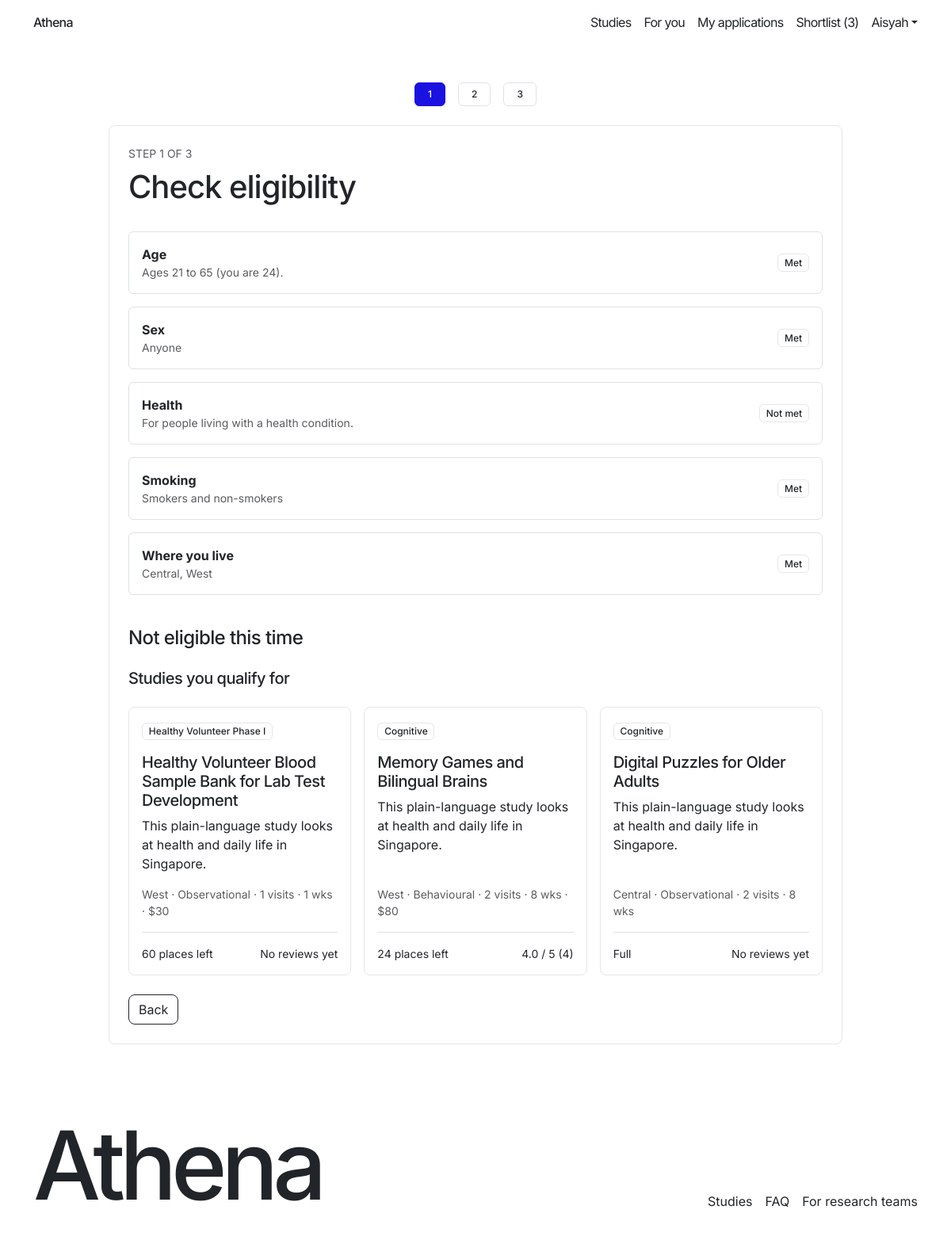
The app's page /studies/walking-routes-and-everyday-heart-health/apply/step-1/ (signed in) with its own data.
### core/models.py (models this page shows, shortened)
class TimeStampedModel(models.Model):
    created_at = models.DateTimeField(auto_now_add=True)
    updated_at = models.DateTimeField(auto_now=True)
    class Meta:
        abstract = True

class Study(TimeStampedModel):
    class StudyType(models.TextChoices):
        INTERVENTIONAL = 'interventional', 'Interventional'
        OBSERVATIONAL = 'observational', 'Observational'
        BEHAVIOURAL = 'behavioural', 'Behavioural'
    class Phase(models.TextChoices):
        NOT_APPLICABLE = 'not_applicable', 'Not applicable'
        PHASE_1 = 'phase_1', 'Phase I'
        PHASE_2 = 'phase_2', 'Phase II'
        PHASE_3 = 'phase_3', 'Phase III'
        PHASE_4 = 'phase_4', 'Phase IV'
    class SexEligibility(models.TextChoices):
        ALL = 'all', 'Anyone'
        FEMALE = 'female', 'Women only'
        MALE = 'male', 'Men only'
    class SmokerRule(models.TextChoices):
        ANY = 'any', 'Smokers and non-smokers'
        NON_SMOKERS = 'non_smokers', 'Non-smokers only'
        SMOKERS = 'smokers', 'Smokers only'
    class VisitTimes(models.TextChoices):
        WEEKDAY_DAYTIME = 'weekday_daytime', 'Weekday daytime'
        WEEKDAY_EVENINGS = 'weekday_evenings', 'Weekday evenings'
        WEEKENDS = 'weekends', 'Weekends'
        FLEXIBLE = 'flexible', 'Flexible'
    class Status(models.TextChoices):
        DRAFT = 'draft', 'Draft'
        PENDING_REVIEW = 'pending_review', 'Pending review'
        CHANGES_REQUESTED = 'changes_requested', 'Changes requested'
        PUBLISHED = 'published', 'Published'
        PAUSED = 'paused', 'Paused'
        FULL = 'full', 'Full'
        CLOSED = 'closed', 'Closed'
    organisation = models.ForeignKey(
        Organisation, on_delete=models.RESTRICT, related_name='studies'
    )
    category = models.ForeignKey(
        StudyCategory, on_delete=models.RESTRICT, related_name='studies'
    )
    title = models.CharField(max_length=200)
    slug = models.SlugField(max_length=220, unique=True, blank=True)
    description = models.TextField()
    visit_plan = models.TextField(blank=True)
    study_type = models.CharField(max_length=20, choices=StudyType.choices)
    phase = models.CharField(
        max_length=20, choices=Phase.choices, default=Phase.NOT_APPLICABLE
    )
    accepts_healthy_volunteers = models.BooleanField()
    sex_eligibility = models.CharField(
        max_length=10, choices=SexEligibility.choices, default=SexEligibility.ALL
    )
    min_age = models.PositiveIntegerField(
        validators=[MinValueValidator(21), MaxValueValidator(100)]
    )
    max_age = models.PositiveIntegerField(
        validators=[MinValueValidator(21), MaxValueValidator(100)]
    )
    min_bmi = models.DecimalField(
        max_digits=4, decimal_places=1, null=True, blank=True
    )
    max_bmi = models.DecimalField(
        max_digits=4, decimal_places=1, null=True, blank=True
    )
    smoker_rule = models.CharField(
        max_length=15, choices=SmokerRule.choices, default=SmokerRule.ANY
    )
    required_conditions = models.ManyToManyField(
        Condition, blank=True, related_name='required_by_studies'
    )
    excluded_conditions = models.ManyToManyField(
        Condition, blank=True, related_name='excluded_by_studies'
    )
    regions = models.ManyToManyField(Region, blank=True, related_name='studies')
    sites = models.ManyToManyField(Site, blank=True, related_name='studies')
    target_enrolment = models.PositiveIntegerField()
    total_visits = models.PositiveIntegerField()
    duration_weeks = models.PositiveIntegerField(
        validators=[MinValueValidator(1)]
    )
    visit_times = models.CharField(max_length=20, choices=VisitTimes.choices)
    compensation_amount = models.DecimalField(max_digits=8, decimal_places=2)
    show_compensation = models.BooleanField()
    start_date = models.DateField()
    recruitment_deadline = models.DateField()
    irb_name = models.CharField(max_length=60, blank=True)
    irb_reference = models.CharField(max_length=60, blank=True)
    irb_expiry = models.DateField(null=True, blank=True)
    irb_approved_text = models.BooleanField(default=False)
    status = models.CharField(
        max_length=20, choices=Status.choices, default=Status.DRAFT
    )
    auto_shortlist_high = models.BooleanField(default=False)
    moderation_comments = models.TextField(blank=True)
    paused_reason = models.TextField(blank=True)
    submitted_at = models.DateTimeField(null=True, blank=True)
    published_at = models.DateTimeField(null=True, blank=True)
    created_by = models.ForeignKey(
        User,
        on_delete=models.SET_NULL,
        null=True,
        blank=True,
        related_name='created_studies',
    )
    last_edited_by = models.ForeignKey(
        User,
        on_delete=models.SET_NULL,
        null=True,
        blank=True,
        related_name='edited_studies',
    )
    reviewed_by = models.ForeignKey(
        User,
        on_delete=models.SET_NULL,
        null=True,
        blank=True,
        related_name='reviewed_studies',
    )
    class Meta:
        constraints = [
            models.CheckConstraint(
                condition=Q(min_age__lte=models.F('max_age')),
                name='study_age_order',
            ),
            models.CheckConstraint(
                condition=Q(min_bmi__isnull=True)
                | Q(max_bmi__isnull=True)
                | Q(min_bmi__lte=models.F('max_bmi')),
                name='study_bmi_order',
            ),
            models.CheckConstraint(
                condition=Q(target_enrolment__gte=1),
                name='study_target_min_1',
            ),
            models.CheckConstraint(
                condition=Q(total_visits__gte=1),
                name='study_visits_min_1',
            ),
            models.CheckConstraint(
                condition=Q(compensation_amount__gte=0),
                name='study_compensation_not_negative',
            ),
        ]
    @property
    def places_left(self):
        from .services import enrolled_count
        return max(0, self.target_enrolment - enrolled_count(self))

class StudyCategory(TimeStampedModel):
    name = models.CharField(max_length=100)
    slug = models.SlugField(max_length=100, unique=True)
    ml_label = models.CharField(max_length=100, unique=True)
    description = models.CharField(max_length=255)
    display_order = models.PositiveIntegerField()
    is_active = models.BooleanField(default=True)
    class Meta:
        ordering = ['display_order']

class Region(TimeStampedModel):
    code = models.CharField(
        max_length=2,
        unique=True,
        validators=[RegexValidator(r'^[A-Z]{1,2}$', 'Use one or two capital letters.')],
    )
    name = models.CharField(max_length=40)
    display_order = models.PositiveIntegerField()
    class Meta:
        ordering = ['display_order']

### storefront/views.py (the view)
# urls.py: path('studies/<slug:slug>/apply/step-1/', views.apply_step1, name='apply_step1'),
@participant_required
def apply_step1(request, slug):
    study = _public_study_or_404(slug)
    existing = _redirect_if_application_exists(request, study)
    if existing:
        return existing
    profile_ready_redirect = _require_profile_ready(request)
    if profile_ready_redirect:
        return profile_ready_redirect
    key = _apply_session_key(study.pk)
    session_data = request.session.get(key, {})
    eligible = is_eligible(request.user.participant_profile, study)
    next_data = {
        'passed_step1': eligible,
        'answers': session_data.get('answers', {}) if eligible else {},
        'preferred_site': session_data.get('preferred_site'),
        'availability': session_data.get('availability'),
    }
    request.session[key] = next_data
    rules = check_eligibility(request.user.participant_profile, study)
    return render(
        request,
        'storefront/apply_step1.html',
        {
            'study': study,
            'eligible': eligible,
            'rules': rules,
            'alternatives': alternatives_for(request.user.participant_profile, study, limit=3)
            if not eligible else [],
            'session_data': next_data,
        },
    )

### templates/storefront/apply_step1.html (shortened to what this page needs)
{% extends 'storefront/base_storefront.html' %}
{% block content %}
<div class="container py-5">
  <div class="row justify-content-center">
    <div class="col-lg-10">
      <div class="d-flex justify-content-center gap-3 mb-4">
        <span class="badge rounded-pill bg-primary px-3 py-2">1</span>
        <span class="badge rounded-pill bg-light text-dark border px-3 py-2">2</span>
        <span class="badge rounded-pill bg-light text-dark border px-3 py-2">3</span>
      </div>
      <div class="card p-4">
        <small class="text-uppercase text-muted">Step 1 of 3</small>
        <h1 class="mt-2">Check eligibility</h1>
        <div class="mt-4">
          {% for rule in rules %}
            <div class="d-flex justify-content-between align-items-center border rounded p-3 mb-3">
              <div>
                <strong>{{ rule.label }}</strong>
                <div class="small text-muted">{{ rule.detail }}</div>
              </div>
              <span class="badge {% if rule.met %}text-bg-success{% else %}text-bg-light text-dark{% endif %}">
                {% if rule.met %}Met{% else %}Not met{% endif %}
              </span>
            </div>
          {% endfor %}
        </div>
        {% if eligible %}
          <div class="mt-4">
            <p class="mb-3">You can continue with this study.</p>
            <a href="{% url 'storefront:apply_step2' study.slug %}" class="btn btn-primary">Continue</a>
          </div>
        {% else %}
          <div class="mt-4">
            <h2 class="h4">Not eligible this time</h2>
            {% if alternatives %}
              <h3 class="h5 mt-4">Studies you qualify for</h3>
              <div class="row g-3 mt-2">
                {% for alternative in alternatives %}
                  <div class="col-md-6 col-lg-4">
                    {% include 'storefront/_study_card.html' with study=alternative reasons='' %}
                  </div>
                {% endfor %}
              </div>
            {% endif %}
          </div>
        {% endif %}
        <div class="mt-4">
          <a href="{% url 'storefront:study_detail' study.slug %}" class="btn btn-outline-primary">Back</a>
        </div>
      </div>
    </div>
  </div>
</div>
{% endblock %}

### templates/storefront/base_storefront.html (shortened to what this page needs)
{% extends 'base.html' %}
{% block body %}
  <header class="container py-3">
    <div class="d-flex justify-content-between align-items-center">
      <a href="{% url 'storefront:home' %}" class="wordmark text-decoration-none text-dark">Athena</a>
      <nav class="storefront-header d-flex gap-3">
        <a href="{% url 'storefront:studies' %}" class="text-decoration-none text-dark">Studies</a>
        {% if user.is_authenticated and user.participant_profile %}
          <a href="{% url 'storefront:for_you' %}" class="text-decoration-none text-dark">For you</a>
          <a href="{% url 'storefront:applications' %}" class="text-decoration-none text-dark">My applications</a>
          <a href="{% url 'storefront:shortlist' %}" class="text-decoration-none text-dark">Shortlist ({{ shortlist_count }})</a>
          <div class="dropdown">
            <a class="dropdown-toggle text-decoration-none text-dark" href="#" data-bs-toggle="dropdown">{{ user.first_name }}</a>
          </div>
        {% else %}
          <a href="/accounts/login/" class="text-decoration-none text-dark">Sign in</a>
          <a href="/accounts/register/" class="text-decoration-none text-dark">Join Athena</a>
        {% endif %}
      </nav>
    </div>
  </header>
  <main>
    {% block content %}{% endblock %}
  </main>
  <footer class="container py-5">
    <div class="d-flex justify-content-between align-items-end flex-wrap gap-3">
      <a href="{% url 'storefront:home' %}" class="wordmark footer-wordmark text-decoration-none text-dark">Athena</a>
      <nav class="d-flex flex-wrap gap-3" aria-label="Footer">
        <a href="{% url 'storefront:studies' %}" class="text-decoration-none text-dark">Studies</a>
        <a href="{% url 'storefront:support' %}" class="text-decoration-none text-dark">FAQ</a>
        <a href="/accounts/register/?as=researcher" class="text-decoration-none text-dark">For research teams</a>
      </nav>
    </div>
  </footer>
{% endblock %}

### templates/storefront/_study_card.html (shortened to what this page needs)
{% load athena_format %}
<article class="card h-100 p-3 d-flex flex-column">
  <div><span class="badge category-chip">{{ study.category.name }}</span></div>
  <h3 class="h5 mt-3"><a href="{% url 'storefront:study_detail' study.slug %}" class="text-decoration-none text-dark">{{ study.title }}</a></h3>
  <p>{{ study.description|truncatechars:120 }}</p>
  <div class="small text-muted mt-auto">
    {% regroup study.sites.all by region.name as region_list %}
    {% for region in region_list %}{% if not forloop.first %}, {% endif %}{{ region.grouper }}{% endfor %}
    · {{ study.get_study_type_display }} · {{ study.total_visits }} visits · {{ study.duration_weeks }} wks
    {% if study.show_compensation %} · {{ study.compensation_amount|money }}{% endif %}
  </div>
  <div class="border-top mt-3 pt-3 small d-flex justify-content-between gap-2">
    <span>{% if study.status == 'full' %}Full{% else %}{{ study.places_left }} places left{% endif %}</span>
    <span class="text-nowrap">
      {% if study.review_count %}
        {{ study.review_average|floatformat:1 }} / 5 ({{ study.review_count }})
      {% else %}
        No reviews yet
      {% endif %}
    </span>
  </div>
</article>

### records on screen
Study: category.name "Healthy Volunteer Phase I", title "Healthy Volunteer Blood Sample Bank for Lab Test Development", description "This plain-language study looks at health and daily life in Singapore.", study_type "Observational", total_visits "1", duration_weeks "1", compensation_amount "$30", places_left "60", shows "No reviews yet"
Region: grouper "West" "West"
Study: category.name "Cognitive", title "Memory Games and Bilingual Brains", description "This plain-language study looks at health and daily life in Singapore.", study_type "Behavioural", total_visits "2", duration_weeks "8", compensation_amount "$80", places_left "24", review_average "4.0", review_count "4"
Study: category.name "Cognitive", title "Digital Puzzles for Older Adults", description "This plain-language study looks at health and daily life in Singapore.", study_type "Observational", total_visits "2", duration_weeks "8", status "Full", shows "No reviews yet"
Region: grouper "Central"

### other values on screen
{{ shortlist_count }} "3"
{{ user.first_name }} "Aisyah"
{{ rule.label }} "Age" "Sex" "Health" "Smoking" "Where you live"
{{ rule.detail }} "Ages 21 to 65 (you are 24)." "Anyone" "For people living with a health condition." "Smokers and non-smokers" "Central, West"
